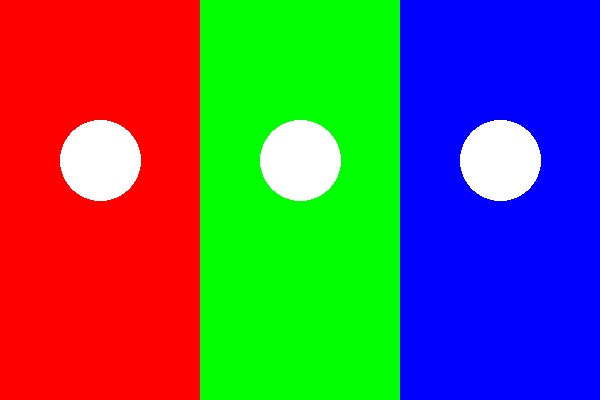
#> input picture Assignment-2-Lab-1/sample.jpg, 600 x 400 px
$ python lab3.py
#> lines starting #> are read from the running program, lines starting #| are printed output that depends on the picture
import numpy as np
import matplotlib.pyplot as plt
from PIL import Image

# Load the image
image = Image.open("sample.jpg").convert("RGB")
#> image is the input picture: PIL image 600x400 RGB; mean R, G, B 95.6, 95.9, 95.8

# Convert image to NumPy array
img = np.array(image)

# Extract Red, Green, and Blue channels
red_channel = img[:, :, 0]
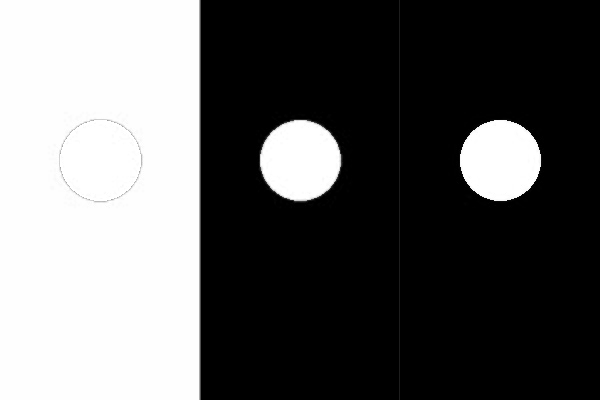
#> red_channel: shape (400, 600); min 0, max 255, mean 95.6
green_channel = img[:, :, 1]
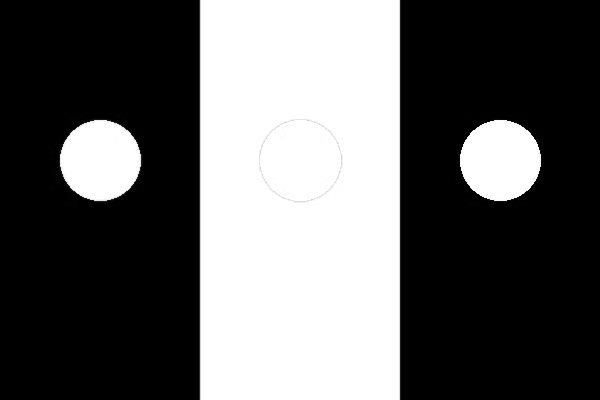
#> green_channel: shape (400, 600); min 0, max 255, mean 95.9
blue_channel = img[:, :, 2]
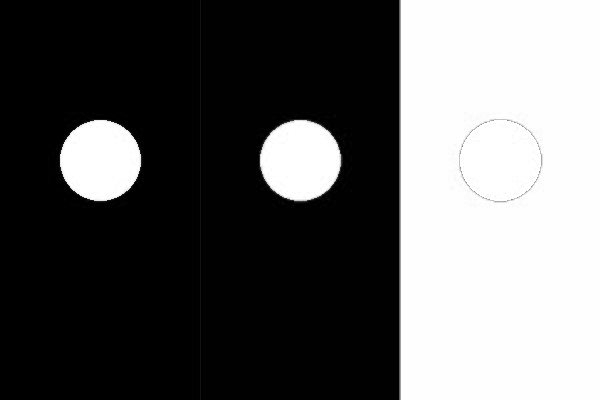
#> blue_channel: shape (400, 600); min 0, max 255, mean 95.8

# Print channel information
print("\n--- CHANNEL EXTRACTION SUMMARY ---")
print(f"Original Image Shape  : {img.shape}")
#| Original Image Shape  : (400, 600, 3)

print(
    f"Red Channel 2D Shape  : {red_channel.shape} | "
    f"Mean Intensity: {red_channel.mean():.2f}"
)
#| Red Channel 2D Shape  : (400, 600) | Mean Intensity: 95.57

print(
    f"Green Channel 2D Shape: {green_channel.shape} | "
    f"Mean Intensity: {green_channel.mean():.2f}"
)
#| Green Channel 2D Shape: (400, 600) | Mean Intensity: 95.89

print(
    f"Blue Channel 2D Shape : {blue_channel.shape} | "
    f"Mean Intensity: {blue_channel.mean():.2f}"
)
#| Blue Channel 2D Shape : (400, 600) | Mean Intensity: 95.84

# Create separate color images
red_only = np.zeros_like(img)
green_only = np.zeros_like(img)
blue_only = np.zeros_like(img)

# Keep only one channel active
red_only[:, :, 0] = red_channel
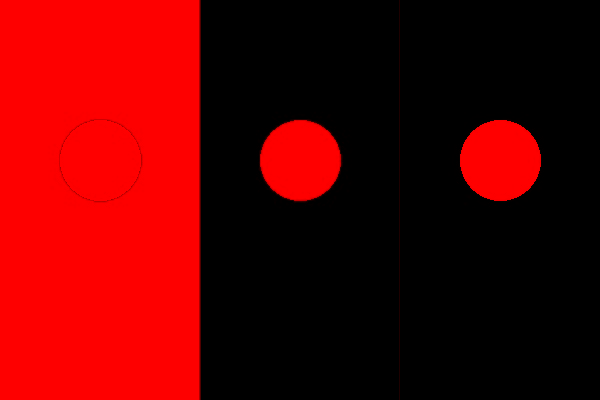
#> red_only: shape (400, 600, 3); mean of channels 0, 1, 2 95.6, 0, 0; drawn as R, G, B
green_only[:, :, 1] = green_channel
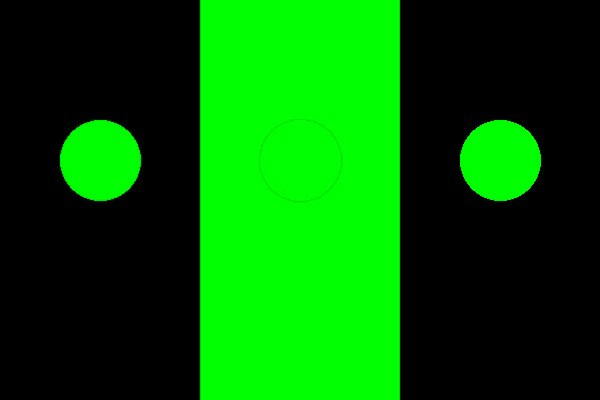
#> green_only: shape (400, 600, 3); mean of channels 0, 1, 2 0, 95.9, 0; drawn as R, G, B
blue_only[:, :, 2] = blue_channel
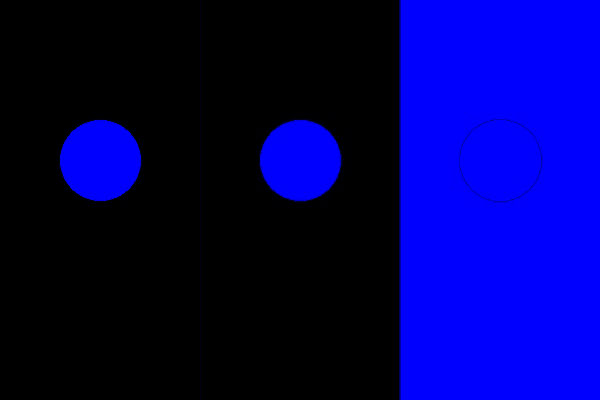
#> blue_only: shape (400, 600, 3); mean of channels 0, 1, 2 0, 0, 95.8; drawn as R, G, B

# Create 2 x 3 subplot
fig, axes = plt.subplots(2, 3, figsize=(15, 8))

# Top row: Color-only images
axes[0, 0].imshow(red_only)
axes[0, 0].set_title("Red-Only")

axes[0, 1].imshow(green_only)
axes[0, 1].set_title("Green-Only")

axes[0, 2].imshow(blue_only)
axes[0, 2].set_title("Blue-Only")

# Bottom row: Grayscale intensity maps
axes[1, 0].imshow(red_channel, cmap="gray")
axes[1, 0].set_title("Red Channel - Grayscale")

axes[1, 1].imshow(green_channel, cmap="gray")
axes[1, 1].set_title("Green Channel - Grayscale")

axes[1, 2].imshow(blue_channel, cmap="gray")
axes[1, 2].set_title("Blue Channel - Grayscale")

# Remove axes
for ax in axes.flat:
    ax.axis("off")

plt.tight_layout()

# Save the figure
plt.savefig("task3_output.png", dpi=300)

print("\nMatplotlib 2x3 Subplot Grid Rendered.")
print("Output saved as: task3_output.png")

plt.show()
